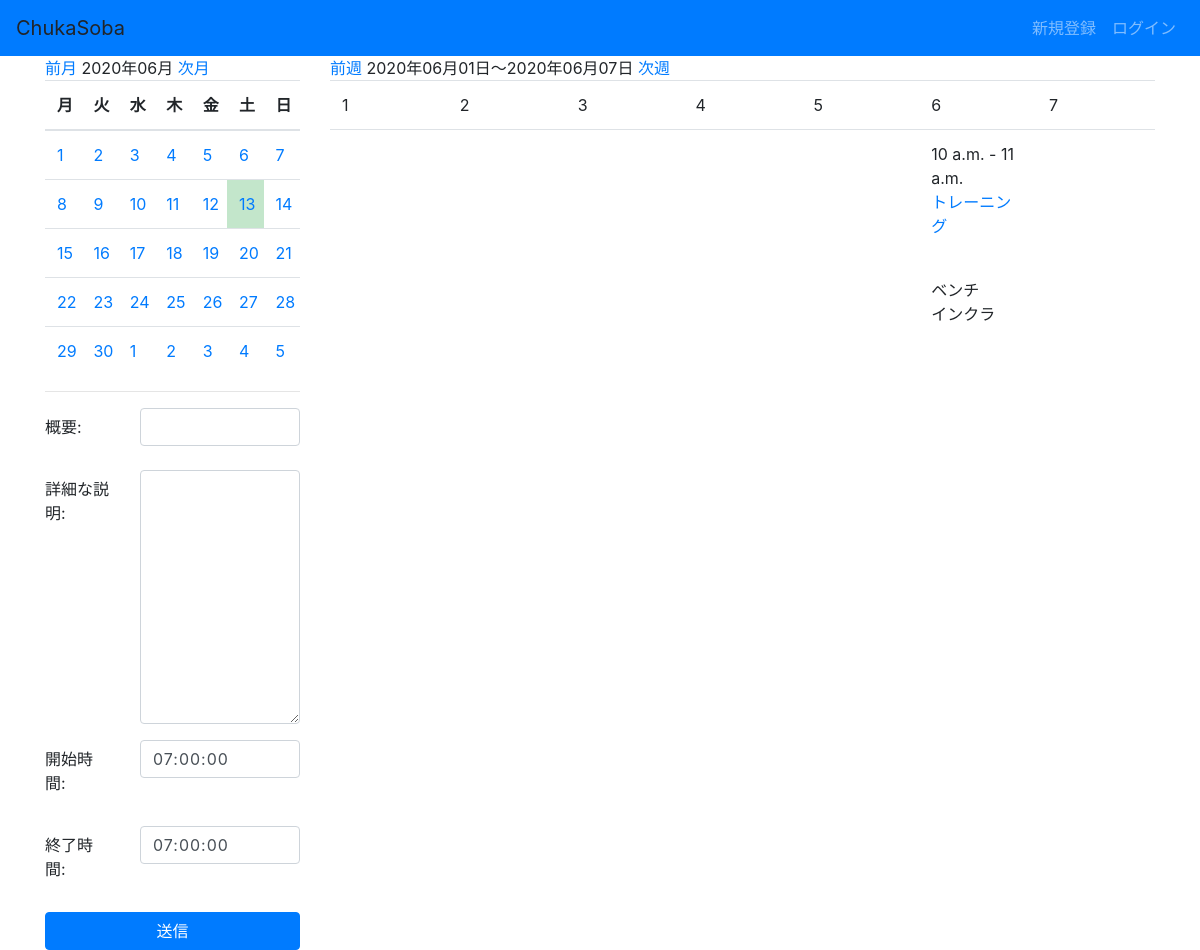
Before: /mycalendar/2020/6/1/ with the older database file.
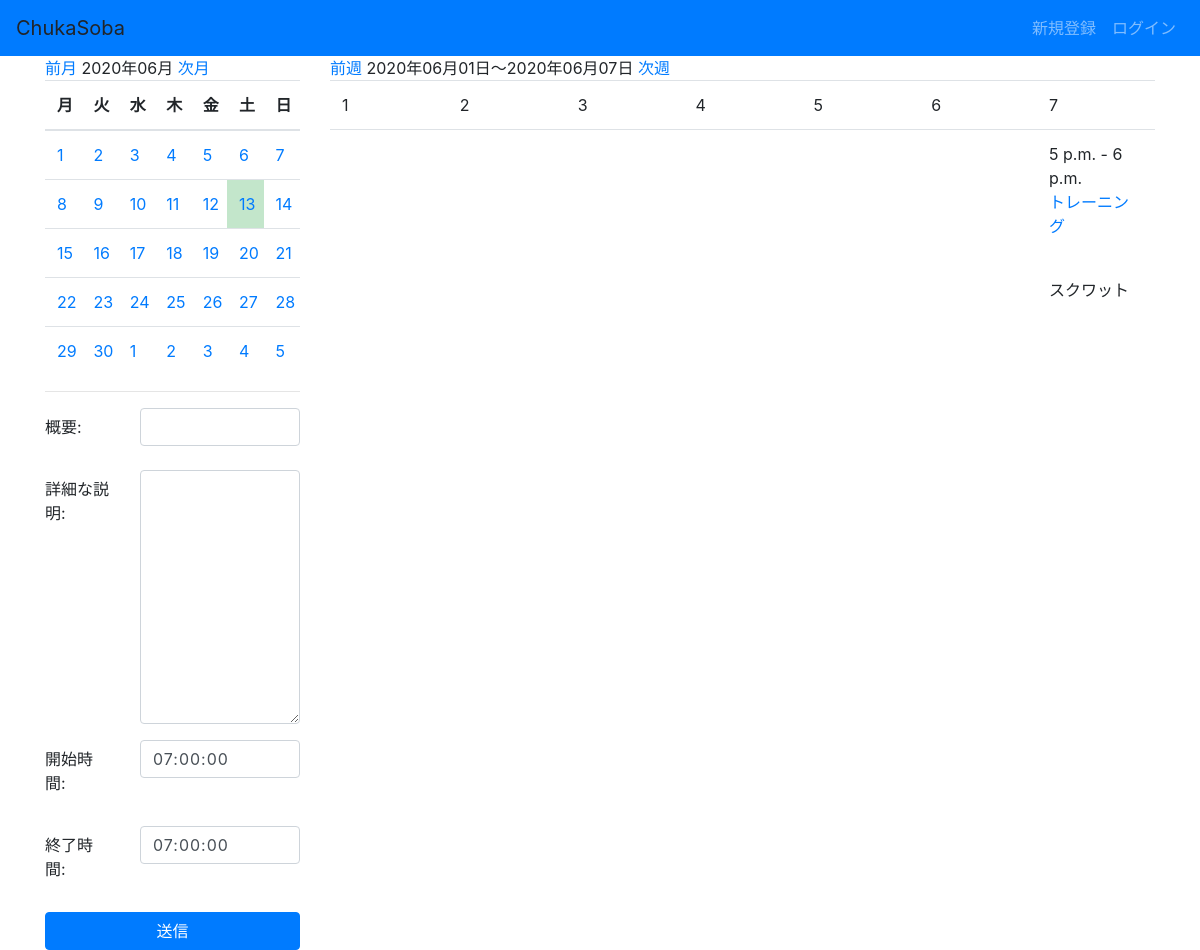
After: the same page with the newer database file.
### calapp/models.py (models this page shows, shortened)
class Schedule(models.Model):
    summary = models.CharField('概要', max_length=50)
    description = models.TextField('詳細な説明', blank=True)
    start_time = models.TimeField('開始時間', default=datetime.time(7, 0, 0))
    end_time = models.TimeField('終了時間', default=datetime.time(7, 0, 0))
    date = models.DateField('日付')
    created_at = models.DateTimeField('作成日', default=timezone.now)

### calapp/views.py (the view, shortened to what this page needs)
# urls.py: path('mycalendar/', views.MyCalendar.as_view(), name='mycalendar'),
class MyCalendar(mixins.MonthCalendarMixin, mixins.WeekWithScheduleMixin, generic.CreateView,LoginRequiredMixin):
    template_name = 'mycalendar.html'
    model = Schedule
    date_field = 'date'
    form_class = BS4ScheduleForm
    def get_context_data(self, **kwargs):
        context = super().get_context_data(**kwargs)
        week_calendar_context = self.get_week_calendar()
        month_calendar_context = self.get_month_calendar()
        context.update(week_calendar_context)
        context.update(month_calendar_context)
        return context

### calapp/forms.py (shortened to what this page needs)
class BS4ScheduleForm(forms.ModelForm):
    class Meta:
        model = Schedule
        fields = ('summary', 'description', 'start_time', 'end_time')
        widgets = {
            'summary': forms.TextInput(attrs={
                'class': 'form-control',
            }),
            'description': forms.Textarea(attrs={
                'class': 'form-control',
            }),
            'start_time': forms.TextInput(attrs={
                'class': 'form-control',
            }),
            'end_time': forms.TextInput(attrs={
                'class': 'form-control',
            }),
        }

### calapp/mixins.py (called while the page is built)
    def setup_calendar(self):
        self._calendar = calendar.Calendar(self.first_weekday)

    def get_week_names(self):
        week_names = deque(self.week_names)
        week_names.rotate(-self.first_weekday)  # リスト内の要素を右に1つずつ移動...なんてときは、dequeを使うと中々面白いです
        return week_names

    def get_previous_month(self, date):
        if date.month == 1:
            return date.replace(year=date.year-1, month=12, day=1)
        else:
            return date.replace(month=date.month-1, day=1)

    def get_next_month(self, date):
        if date.month == 12:
            return date.replace(year=date.year+1, month=1, day=1)
        else:
            return date.replace(month=date.month+1, day=1)

    def get_month_days(self, date):
        return self._calendar.monthdatescalendar(date.year, date.month)

    def get_current_month(self):
        month = self.kwargs.get('month')
        year = self.kwargs.get('year')
        if month and year:
            month = datetime.date(year=int(year), month=int(month), day=1)
        else:
            month = datetime.date.today().replace(day=1)
        return month

    def get_month_calendar(self):
        self.setup_calendar()
        current_month = self.get_current_month()
        calendar_data = {
            'now': datetime.date.today(),
            'month_days': self.get_month_days(current_month),
            'month_current': current_month,
            'month_previous': self.get_previous_month(current_month),
            'month_next': self.get_next_month(current_month),
            'week_names': self.get_week_names(),
        }
        return calendar_data

### templates/mycalendar.html (shortened to what this page needs)
{% extends 'base_cal.html' %}
{% block content %}
    <div class="row">
        <div class="col-md-3">
            {% include 'includes/month.html' %}
            <hr>
            <form action="" method="POST">
                {% for field in form %}
                    <div class="form-group row">
                        <label for="{{ field.id_for_label }}"
                               class="col-sm-4 col-form-label">{{ field.label_tag }}</label>
                        <div class="col-sm-8">
                            {{ field }}
                        </div>
                    </div>
                {% endfor %}
                <button type="submit" class="btn btn-primary btn-block">送信</button>
            </form>
        </div>
        <div class="col-md-9">
            {% include 'includes/week.html' %}
        </div>
    </div>
{% endblock %}
{% block extrajs %}
    <link rel="stylesheet" type="text/css"
          href="https://cdnjs.cloudflare.com/ajax/libs/timedropper/1.0/timedropper.min.css">
{% endblock %}

### templates/base_cal.html (shortened to what this page needs)
{% load static %}
<!doctype html>
<html lang="ja">
<head>
    <link href="{% static 'css/style.css' %}" rel="stylesheet" type="text/css">
    <link rel="stylesheet" href="https://stackpath.bootstrapcdn.com/bootstrap/4.2.1/css/bootstrap.min.css"
>
    <nav class="navbar navbar-expand-sm sticky-top navbar-dark bg-primary box-shadow">
        <a class="navbar-brand" >
            ChukaSoba
        </a>
        <ul class="navbar-nav">
        {% if user.id is None %}
        <li class="nav-item"><a class="nav-link" href="{% url 'accounts:signup' %}">新規登録</a></li>
        <li class="nav-item"><a class="nav-link" href="{% url 'login' %}">ログイン</a></li>
        {% else %}
        <li class ="nav-item"><a class="nav-link">ユーザ名：{{ user.get_username }}</a></li>
        <li class="nav-item"><a class="nav-link" href="{% url 'logout' %}">ログアウト</a></li>
        {% endif %}
        </ul>
    </nav>
</head>
<body>
<div class="container" mt-3>
    {% block content %}{% endblock %}
</div>
{% block extrajs %}{% endblock %}
</body>
</html>

### templates/includes/month.html
<a href="{% url 'calapp:mycalendar' month_previous.year month_previous.month month_previous.day %}">前月</a>
{{ month_current | date:"Y年m月" }}
<a href="{% url 'calapp:mycalendar' month_next.year month_next.month month_next.day %}">次月</a>
<table class="table" style="table-layout: fixed;">
    <thead>
    <tr>
        {% for w in week_names %}
            <th>{{ w }}</th>
        {% endfor %}
    </tr>
    </thead>
    <tbody>
    {% for week in month_days %}
        <tr>
            {% for day in week %}
                {% if now == day %}
                    <td class="table-success">
                {% else %}
                    <td>
                {% endif %}
                <a href="{% url 'calapp:mycalendar' day.year day.month day.day %}">{{ day.day }}</a>
                </td>
            {% endfor %}
        </tr>
    {% endfor %}
    </tbody>
</table>

### templates/includes/week.html
<a href="{% url 'calapp:mycalendar' week_previous.year week_previous.month  week_previous.day %}">前週</a>
{{ week_first | date:"Y年m月d日" }}〜{{ week_last | date:"Y年m月d日" }}
<a href="{% url 'calapp:mycalendar' week_next.year week_next.month  week_next.day %}">次週</a>
<table class="table" style="table-layout: fixed;">
    <tbody>
    <tr>
        {% for day in week_days %}
            {% if now == day %}
                <td class="table-success">
                    {% else %}
                <td>
            {% endif %}
        {% if week_first.month != day.month %}
            {{ day | date:"m/d" }}
        {% else %}
            {{ day.day }}
        {% endif %}
        </td>
        {% endfor %}
    </tr>
    <tr>
        {% for schedules in week_day_schedules.values %}
            <td>
                {% for s in schedules %}
                    {{ s.start_time }} - {{ s.end_time }}<br>
                    <p><a href="{% url 'calapp:schedule_change' s.pk %}">{{ s.summary }}</a></p><br>
                    {{ s.description | linebreaks }}
                {% endfor %}
            </td>
        {% endfor %}
    </tr>
    </tbody>
</table>

### static/css/style.css (style rules this page uses)
.auth-form input[type='text'], input[type='password'], input { font: 15px/24px sans-serif; box-sizing: border-box; width: 100%; padding: 0.3em; transition: 0.3s; letter-spacing: 1px; color: #606060; border-radius: 0.25rem; }

Changed rows visible on the page:
removed Schedule: start_time "10 a.m.", end_time "11 a.m.", summary "トレーニング", description "ベンチ インクラ"
added Schedule: start_time "5 p.m.", end_time "6 p.m.", summary "トレーニング", description "スクワット"
